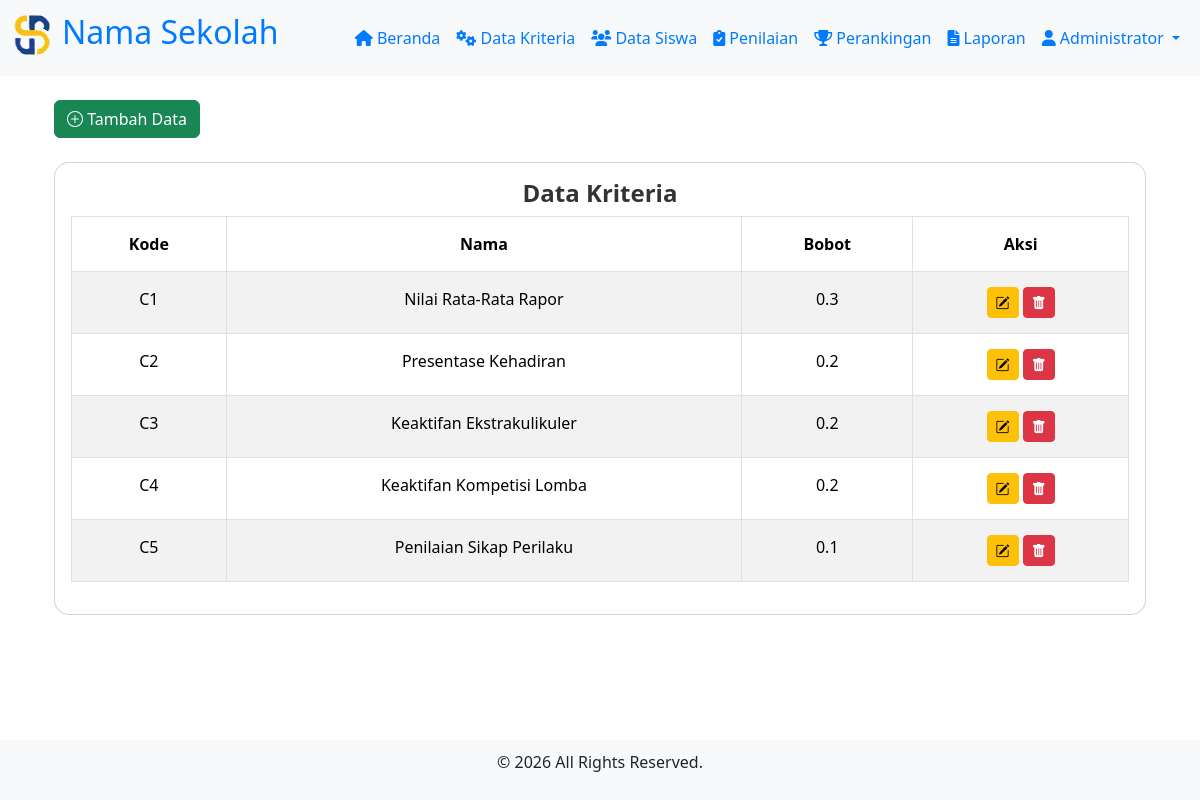
Page /menu.php?page=kriteria (signed in) on the committed database.
### tables this page shows
CREATE TABLE `kriteria` (
  `kode` varchar(10) NOT NULL,
  `nama` varchar(50) NOT NULL,
  `bobot` double NOT NULL
);

### kriteria.php (the view, shortened to what this page needs)
<?php
    include 'connection.php';
?>
<!DOCTYPE html>
<html lang="id">
<head>
    <link href="https://cdn.jsdelivr.net/npm/bootstrap@5.3.3/dist/css/bootstrap.min.css" rel="stylesheet">
    <link rel="stylesheet" href="https://cdn.jsdelivr.net/npm/bootstrap-icons/font/bootstrap-icons.css">
</head>
<body>
    <div class="container">
        <div class="d-flex justify-content-between mb-4">
            <button class="btn btn-success" data-bs-toggle="modal" data-bs-target="#tambahModal">
                <i class="bi bi-plus-circle"></i> Tambah Data
            </button>
        </div>
        <div class="card">
            <div class="card-body">
                <h4>Data Kriteria</h4>
                <div class="table-responsive">
                    <table class="table table-bordered table-striped table-hover">
                        <thead>
                            <tr>
                                <th>Kode</th>
                                <th>Nama</th>
                                <th>Bobot</th>
                                <th>Aksi</th>
                            </tr>
                        </thead>
                        <tbody>
                            <?php
                            $query = "SELECT * FROM kriteria";
                            $result = mysqli_query($koneksi, $query);
                            while ($row = mysqli_fetch_assoc($result)):
                            ?>
                            <tr>
                                <td><?= htmlspecialchars($row['kode']); ?></td>
                                <td><?= htmlspecialchars($row['nama']); ?></td>
                                <td><?= htmlspecialchars($row['bobot']); ?></td>
                                <td>
                                    <button class="btn btn-warning btn-sm" data-bs-toggle="modal" data-bs-target="#ubahModal"
                                            data-kode="<?= $row['kode']; ?>" data-nama="<?= $row['nama']; ?>" data-bobot="<?= $row['bobot']; ?>">
                                        <i class="bi bi-pencil-square"></i>
                                    </button>
                                    <a href="kriteria.php?hapus=<?= $row['kode']; ?>" onclick="return confirm('Yakin Hapus Data?')" class="btn btn-danger btn-sm">
                                        <i class="bi bi-trash-fill"></i>
                                    </a>
                                </td>
                            </tr>
                            <?php endwhile; ?>
                        </tbody>
                    </table>
                </div>
            </div>
        </div>
    </div>
</body>
</html>

### menu.php (style rules this page uses)
.container { margin-top: 20px; padding-bottom: 60px; }

### kriteria.php (style rules this page uses)
body { background-color: #ffffff; }
.card { border-radius: 15px; }
h4 { color: #333; font-weight: 600; font-size: 24px; text-align: center; }
.table th, .table td { text-align: center; padding: 15px; }
.table thead { background-color: #007bff; color: white; }

### rows in the picture
kriteria: kode "C1", nama "Nilai Rata-Rata Rapor", bobot "0.3"
kriteria: kode "C2", nama "Presentase Kehadiran", bobot "0.2"
kriteria: kode "C3", nama "Keaktifan Ekstrakulikuler", bobot "0.2"
kriteria: kode "C4", nama "Keaktifan Kompetisi Lomba", bobot "0.2"
kriteria: kode "C5", nama "Penilaian Sikap Perilaku", bobot "0.1"

### other values in the picture
$_SESSION['full_name'] "Administrator"
